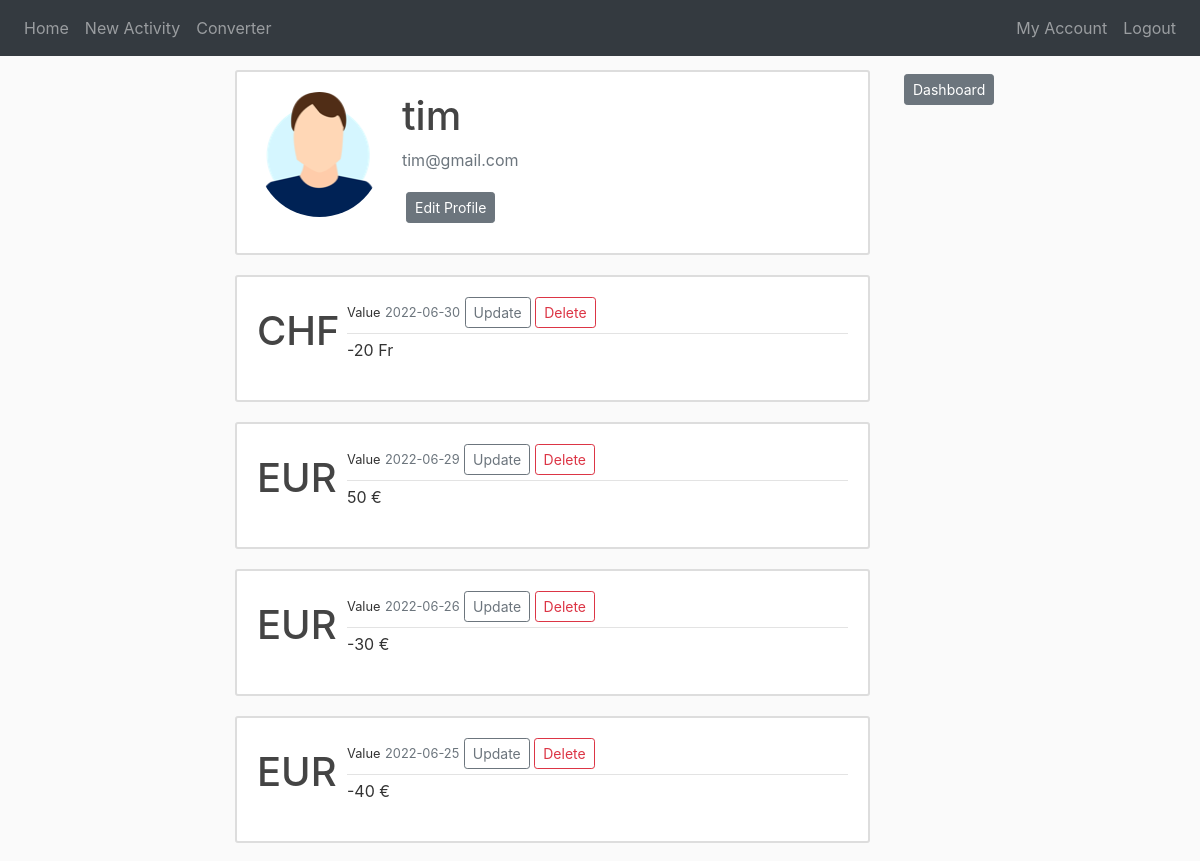
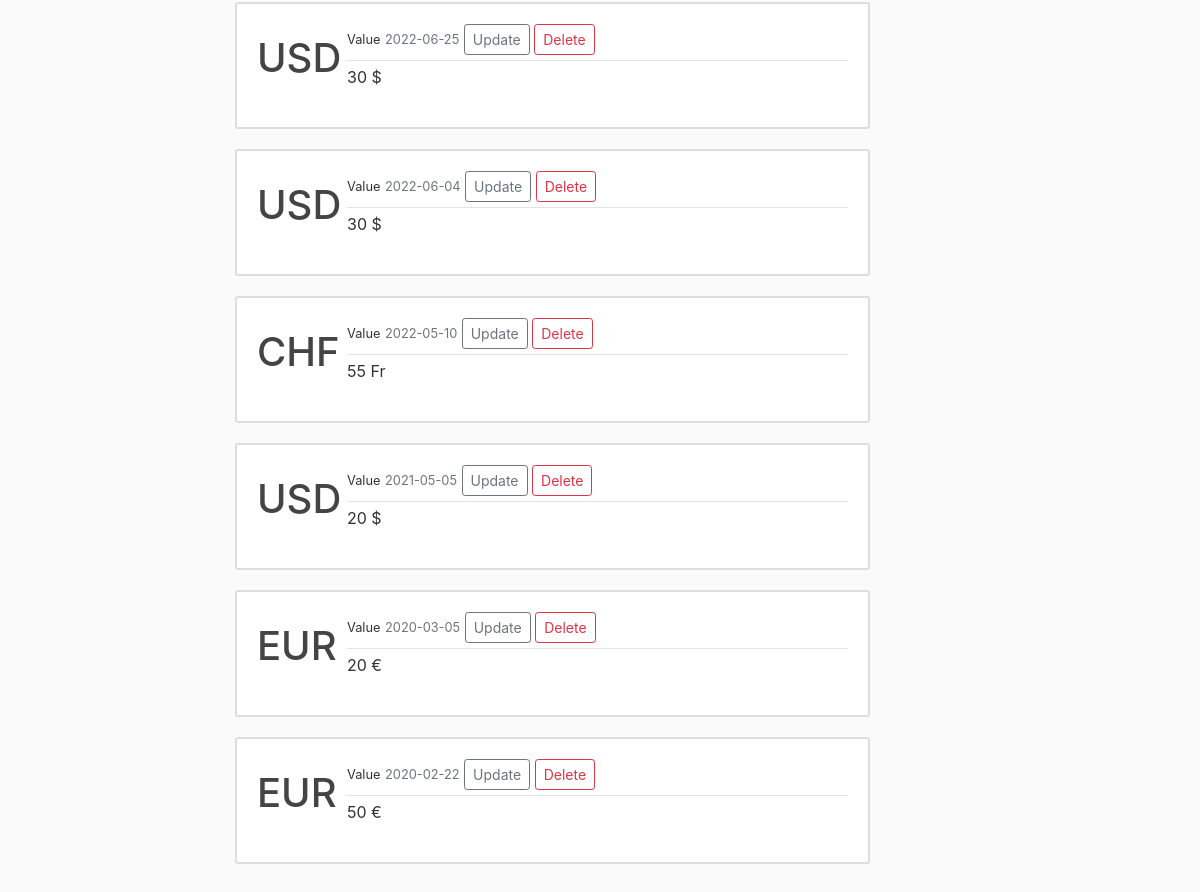
Page /account (signed in) on the earlier database version (2 pictures, top to bottom).
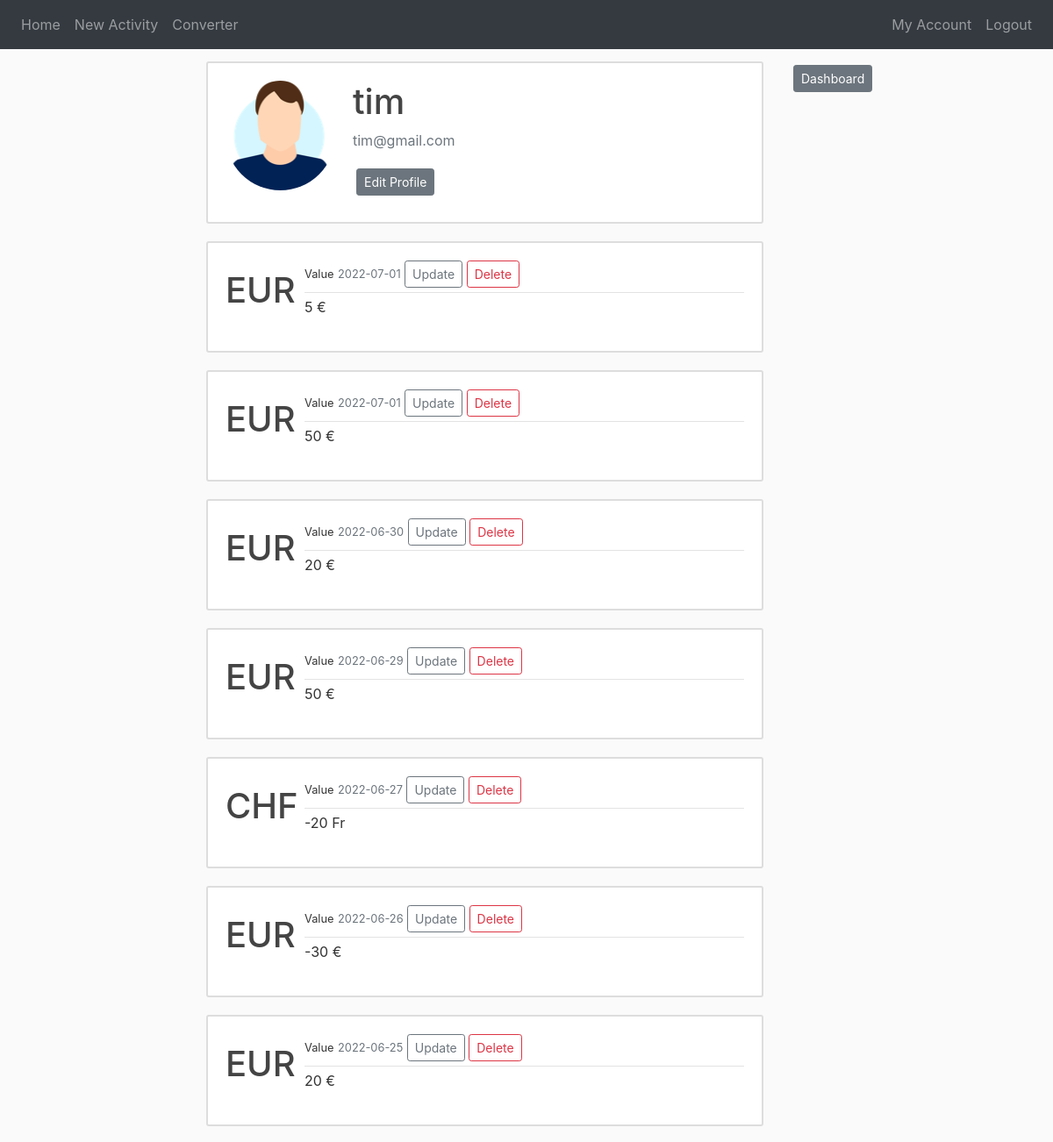
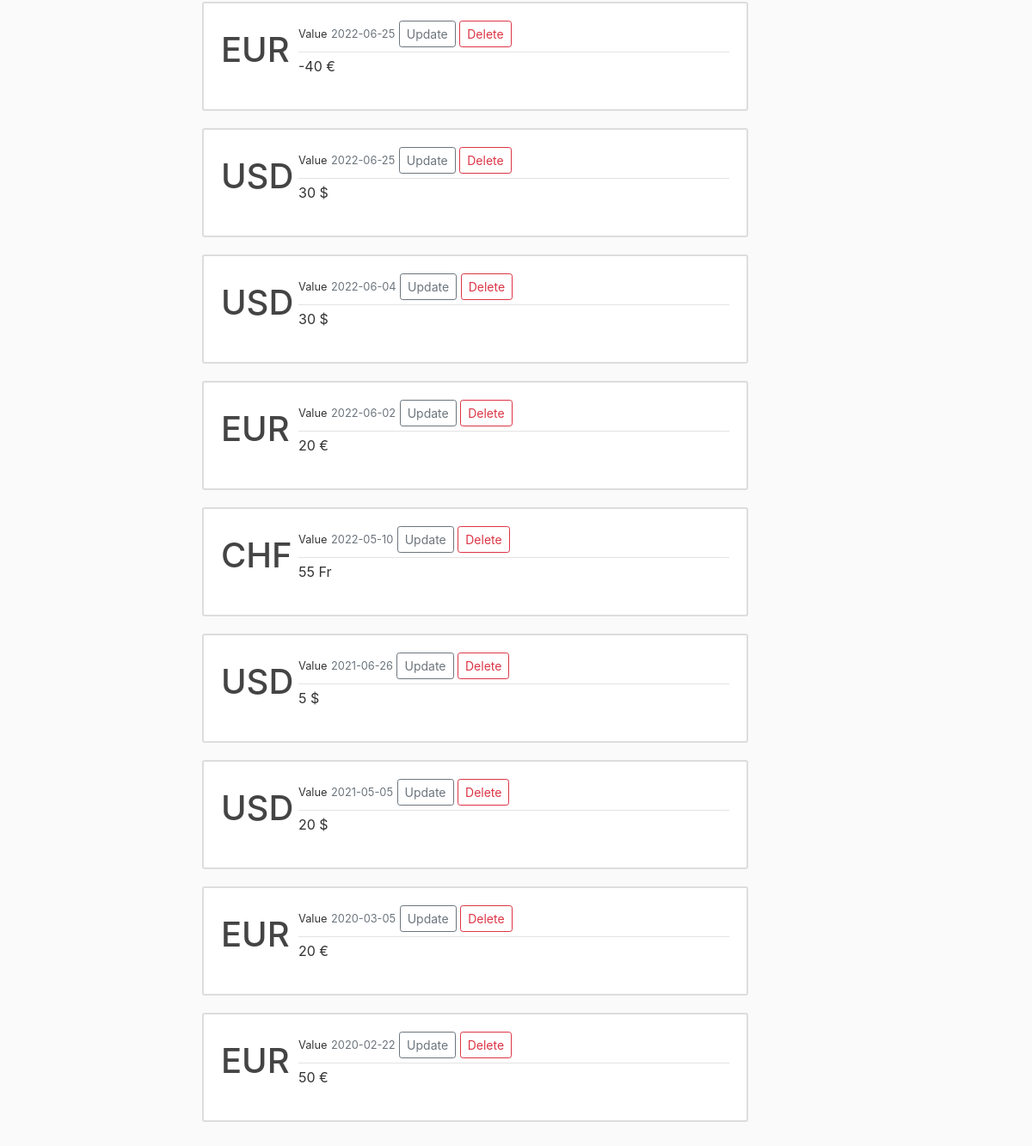
Same page on the later database version (2 pictures, top to bottom).
### website/models.py (models this page shows, shortened)
class User(db.Model, UserMixin):
    id = db.Column(db.Integer, primary_key=True)
    username = db.Column(db.String(20), unique=True, nullable=False)
    email = db.Column(db.String(150), unique=True, nullable=False)
    image = db.Column(db.String(20), nullable=False, default='default.jpg')
    password = db.Column(db.String(60), nullable=False)
    purchases = db.relationship('Purchase', backref='buyer', lazy=True)

class Purchase(db.Model):
    id = db.Column(db.Integer, primary_key=True)
    date = db.Column(db.Date, nullable=False)
    type = db.Column(db.String(20), nullable=False)
    amount = db.Column(db.Integer, nullable=False)
    user_id = db.Column(db.Integer, db.ForeignKey('user.id'), nullable=False)
    currency_id = db.Column(db.Integer, db.ForeignKey('currency.id'), nullable=False)

class Currency(db.Model):
    id = db.Column(db.Integer, primary_key=True)
    identifier = db.Column(db.String(100), nullable=False)
    name = db.Column(db.String(100), nullable=False)
    character = db.Column(db.String(2), nullable=False)
    rate = db.Column(db.Float(), nullable=False)
    purchases = db.relationship('Purchase', backref='currency', lazy=True)

### website/views.py (the view)
@views.route('/account', methods=['GET'])
@login_required
def account():
    purchases = Purchase.query.order_by(Purchase.date).all()
    return render_template("account.html", purchases=purchases)

### website/models.py (called while the page is built)
@login_manager.user_loader
def load_user(user_id):
    return User.query.get(int(user_id))

### website/templates/account.html (shortened to what this page needs)
{% extends "base.html" %}
{% block content %}
    <div class="content-section">
        <div class="media">
            <img class="rounded-circle account-img" src="{{ url_for('static', filename='profile_pictures/' + current_user.image) }}">
            <div class="media-body">
                <h2 class="account-heading">{{ current_user.username }}</h2>
                <p class="text-secondary">{{ current_user.email }}</p>
                <div>
                    <a class="btn btn-secondary btn-sm m-1" href="{{ url_for('views.update_account') }}">Edit Profile</a>
                </div>
            </div>
        </div>
    </div>
    {% for purchase in purchases | reverse %}
        {% if purchase.buyer == current_user %}
            <article class="media content-section">
                <h1 class="article-identifier">{{ purchase.currency.identifier }}</h1>
                <div class="media-body">
                    <div class="article-metadata">
                        <small>Value</small>
                        <small class="text-muted">{{ purchase.date.strftime('%Y-%m-%d') }}</small>
                            <a class="btn btn-outline-secondary btn-sm" href="{{ url_for('views.update_purchase', purchase_id=purchase.id) }}">Update</a>
                            <a type="button" class="btn btn-outline-danger btn-sm" href="{{ url_for('views.delete_purchase', purchase_id=purchase.id) }}">Delete</a>
                    </div>
                    <p class="article-content">{{ purchase.amount }} {{ purchase.currency.character }}</p>
                </div>
            </article>
        {% endif %}
    {% endfor %}
{% endblock %}
{% block content_right %}
    <div class="media body" style="margin-top: 10px">
        <a class="btn btn-secondary btn-sm m-1" style="align-items: center" href="{{ url_for('views.dashboard') }}">Dashboard</a>
    </div>
{% endblock %}

### website/templates/base.html (shortened to what this page needs)
<!DOCTYPE html>
<html lang="en">
    <head>
        <link
            rel="stylesheet"
            href="https://stackpath.bootstrapcdn.com/bootstrap/4.4.1/css/bootstrap.min.css"
        />
        <link
            rel="stylesheet"
            href="https://stackpath.bootstrapcdn.com/font-awesome/4.7.0/css/font-awesome.min.css"
        />
        <link rel="stylesheet" href="{{ url_for('static', filename='main.css') }}">
    </head>
    <body>
        <nav class="navbar navbar-expand-lg navbar-dark bg-dark justify-content-center fixed-top">
            <div class="collapse navbar-collapse" id="navabar">
              <div class="navbar-nav mr-auto">
                {% if current_user.is_authenticated %}
                <a class="nav-item nav-link" id="home" href="{{ url_for('views.home') }}">Home</a>
                <a class="nav-item nav-link" id="home" href="{{ url_for('views.activity') }}">New Activity</a>
                {% endif %}
                <a class="nav-item nav-link" id="home" href="{{ url_for('views.converter') }}">Converter</a>
              </div>
              <div class="navbar-nav">
                {% if current_user.is_authenticated %}
                <a class="nav-item nav-link" id="history" href="{{ url_for('views.account') }}">My Account</a>
                <a class="nav-item nav-link" id="logout" href="{{ url_for('auth.logout') }}">Logout</a>
                {% else %}
                <a class="nav-item nav-link" id="login" href="{{ url_for('auth.login') }}">Login</a>
                <a class="nav-item nav-link" id="signUp" href="{{ url_for('auth.register') }}">Register</a>
                {% endif %}
              </div>
            </div>
        </nav>
        <main role="main" class="container">
            <div class="row">
                <div class="col-lg-2">
                </div>
                <div class="col-lg-7">
                    {% block content %}{% endblock %}
                </div>
                <div class="col-lg-3">
                    {% block content_right %}{% endblock %}
                </div>
            </div>
        </main>
    </body>

### website/static/main.css (style rules this page uses)
body { background: #fafafa; color: #333333; margin-bottom: 10px; margin-top: 60px; }
h1, h2, h3, h4, h5, h6 { color: #444444; }
.content-section { background: #ffffff; padding: 20px 20px; border: 2px solid #dddddd; border-radius: 3px; margin-bottom: 20px; margin-top: 10px; }
.article-content { white-space: pre-line; }
.article-identifier { height: 65px; width: 30px; margin-right: 60px; margin-top: 10px; }
.article-metadata { padding-bottom: 5px; margin-bottom: 4px; border-bottom: 1px solid #e3e3e3; }
.account-img { height: 125px; width: 125px; margin-right: 20px; margin-bottom: 16px; }
.account-heading { font-size: 2.5rem; }

Differences in the rows shown:
added Purchase: currency.identifier "EUR", date "2022-07-01", amount "5", currency.character "€"
added Purchase: currency.identifier "EUR", date "2022-07-01", amount "50", currency.character "€"
added Purchase: currency.identifier "EUR", date "2022-06-30", amount "20", currency.character "€"
shown differently, row unchanged: Purchase (number 4 of 16 on the later page): moves up the list
changed Purchase (number 5 of 16 on the later page): date "2022-06-30" → "2022-06-27"
added Purchase: currency.identifier "EUR", date "2022-06-25", amount "20", currency.character "€"
added Purchase: currency.identifier "EUR", date "2022-06-02", amount "20", currency.character "€"
added Purchase: currency.identifier "USD", date "2021-06-26", amount "5", currency.character "$"
